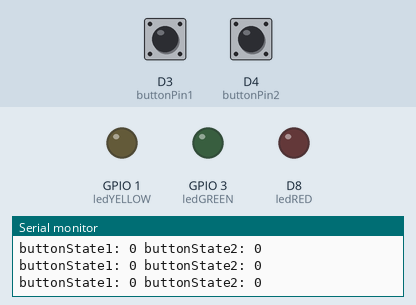
A sketch run on a simulated ESP8266 (NodeMCU). Shown: output pins drawn as LEDs (lit = HIGH), the last lines printed to the serial monitor. The test bench sets the inputs (shaded band); at power-on: D3 (buttonPin1) LOW, D4 (buttonPin2) LOW.

Above: at 1.2 s.
1.3 s: D3 (buttonPin1) pulled HIGH for 0.15 s
At 1.4 s:
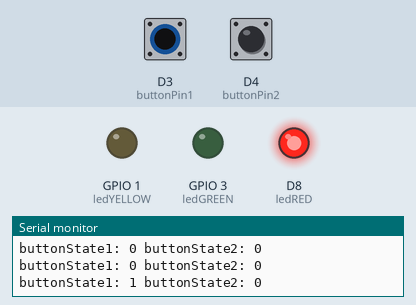
3.0 s: D4 (buttonPin2) pulled HIGH for 0.15 s
At 3.1 s:
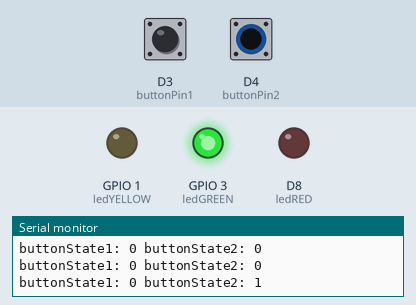
4.7 s: D4 (buttonPin2) pulled HIGH for 3.2 s
At 9.0 s:
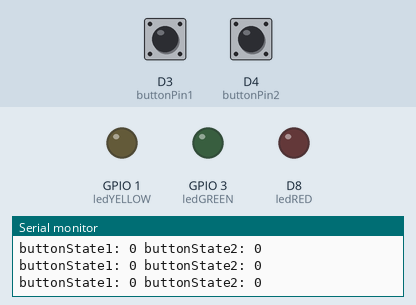
9.4 s: D3 (buttonPin1) pulled HIGH for 3.2 s
At 10.3 s:
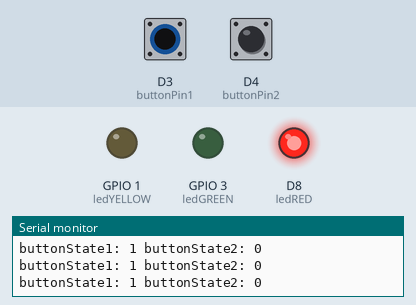
14.1 s: D3 (buttonPin1) driven HIGH and D4 (buttonPin2) driven HIGH
At 15.5 s:
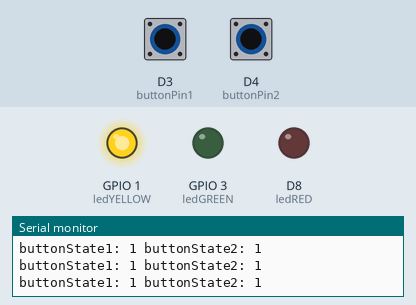
Timing chart, 0 to 16.6 s (numbered marks = the images above; inputs shaded):
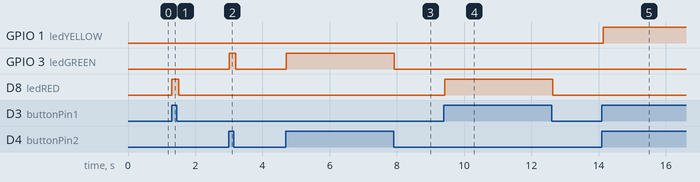

Measured:
- after the input at 1.3 s, D8 (ledRED): LOW → HIGH at once, → LOW 0.20 s later
- after the input at 3.0 s, GPIO 3 (ledGREEN): LOW → HIGH at once, → LOW 0.20 s later
- after the input at 4.7 s, GPIO 3 (ledGREEN): LOW → HIGH at once, → LOW 3.2 s later
- after the input at 9.4 s, D8 (ledRED): LOW → HIGH at once, → LOW 3.2 s later
- after the input at 14.1 s, GPIO 1 (ledYELLOW): LOW → HIGH at once

The sketch:

01_GPIO_Polling.ino
```cpp
// constants used here to set pin numbers:
const int buttonPin1 = D3;
const int buttonPin2 = D4;
const int ledRED = D8;
const int ledGREEN = D9;
const int ledYELLOW = D10;

int buttonState1 = 0;
int buttonState2 = 0; // initial button state

void setup() {
  // initialize LED pins as an output:
  pinMode(ledRED, OUTPUT);
  pinMode(ledGREEN, OUTPUT);
  pinMode(ledYELLOW, OUTPUT);
  // initialize pushbutton pins as an input:
  pinMode(buttonPin1, INPUT);
  pinMode(buttonPin2, INPUT);

    Serial.begin(115200); // serial communication for debugging
}

void loop() {
  // read the state of the pushbutton value:
  buttonState1 = digitalRead(buttonPin1);
  buttonState2 = digitalRead(buttonPin2);
   Serial.print("buttonState1: ");
    Serial.print(buttonState1);

     Serial.print(" buttonState2: ");
    Serial.println(buttonState2);

// turn LEDs off each loop cycle
 digitalWrite(ledRED, LOW);
digitalWrite(ledGREEN, LOW);
digitalWrite(ledYELLOW, LOW);

if (buttonState1 == HIGH && buttonState2 == HIGH) {
  digitalWrite(ledYELLOW, HIGH);
}
else if (buttonState1 == HIGH) {
  digitalWrite(ledRED, HIGH);
}
else if (buttonState2 == HIGH) {
  digitalWrite(ledGREEN, HIGH);
}
  delay(100);
}
```
